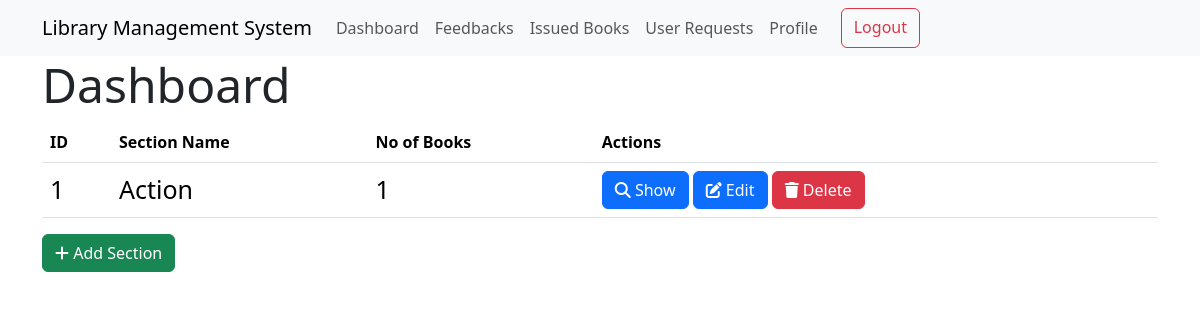
Page /admin (signed in) on the earlier database version.
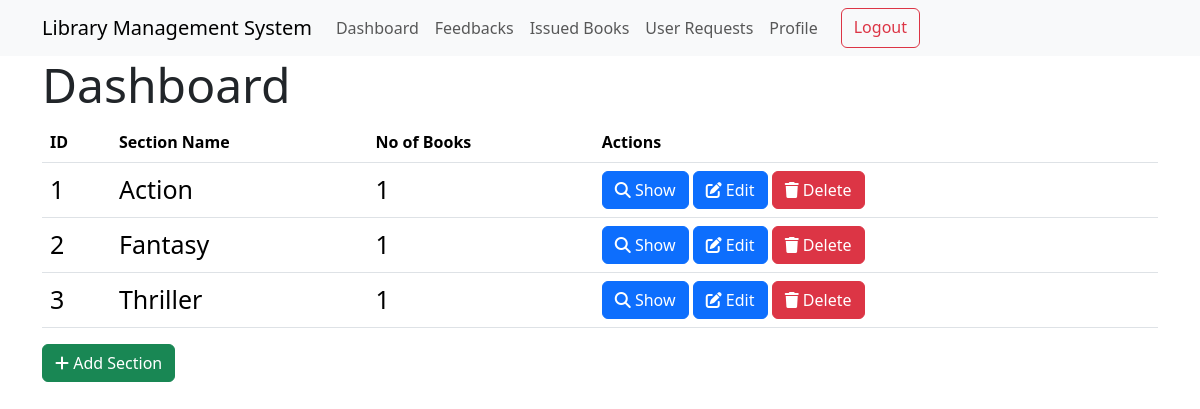
Same page on the later database version.
### models.py (models this page shows)
class Section(db.Model):
    id = db.Column(db.Integer, primary_key=True)
    name = db.Column(db.String(32), nullable=False, unique=True)
    books = db.relationship(
        "Books", backref="section", lazy=True, cascade="all, delete-orphan"
    )

### routes.py (the view)
@app.route("/admin")
@admin_required
def admin():
    sections = Section.query.all()
    return render_template("admin.html", sections=sections)

### routes.py (called while the page is built)
def admin_required(func):
    @wraps(func)
    def inner(*args, **kwargs):
        if "user_id" not in session:
            return redirect(url_for("login"))
        user = User.query.get(session["user_id"])
        if not user.is_admin:
            flash("You are not authorized to access this page")
            return redirect(url_for("index"))
        return func(*args, **kwargs)
    return inner

### templates/admin.html (shortened to what this page needs)
{% extends "layout.html" %}
{% block content %}
<h2 class="display-5">Dashboard</h2>
<table class="table">
    <thead>
        <tr>
            <th>ID</th>
            <th>Section Name</th>
            <th>No of Books</th>
            <th>Actions</th>
        </tr>
    </thead>
    <tbody>
        {% for section in sections %}
        <tr>
            <td style="font-size: 25px">{{section.id}}</td>
            <td style="font-size: 25px">{{section.name}}</td>
            <td style="font-size: 25px">{{section.books|length}}</td>
            <td>
                <a href="{{url_for('show_section', id=section.id)}}" class="btn btn-primary">
                    <i class="fas fa-search"></i>
                    Show
                </a>
                <a href="{{url_for('edit_section', id=section.id)}}" class="btn btn-primary">
                    <i class="fas fa-edit"></i>
                    Edit
                </a>
                <a href="{{url_for('delete_section', id=section.id)}}" class="btn btn-danger">
                    <i class="fas fa-trash"></i>
                    Delete
                </a>
            </td>
        </tr>
        {% endfor %}
    </tbody>
</table>
<a href="{{url_for('add_section')}}" class="btn btn-success">
    <i class="fas fa-plus"></i>
    Add Section
</a>
{% endblock %}

Differences in the rows shown:
added Section: id "2", name "Fantasy", books|length "1"
added Section: id "3", name "Thriller", books|length "1"
